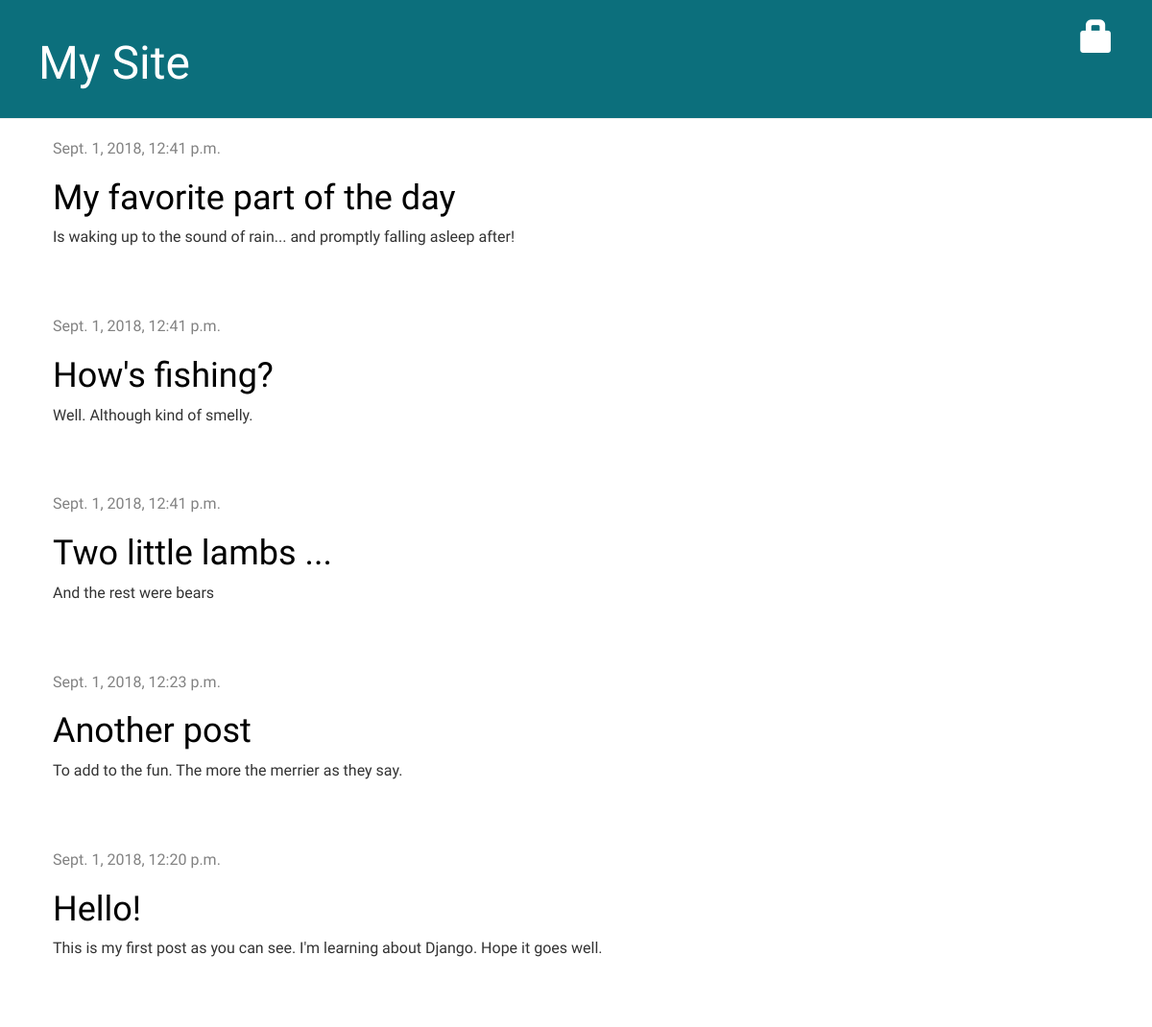
The page / on the database its author committed.
### blog/models.py (models this page shows, shortened)
class Post(models.Model):
    author = models.ForeignKey('auth.User', on_delete=models.CASCADE)
    title = models.CharField(max_length=200)
    text = models.TextField()
    created_date = models.DateTimeField(
        default=timezone.now)
    published_date = models.DateTimeField(
        blank=True, null=True)

### blog/views.py (the view)
# urls.py: path('', views.post_list, name='post_list'),
def post_list(request):
    posts = Post.objects.filter(published_date__lte=timezone.now()).order_by('-published_date')
    return render(request, 'blog/post_list.html', {'posts': posts})

### blog/templates/blog/post_list.html
{% extends 'blog/base.html' %}
{% block content %}
    {% for post in posts %}
        <div class="post">
            <div class="date">
                <p>{{ post.published_date }}</p>
            </div>
            <h1><a href="{% url 'post_detail' pk=post.pk %}">{{ post.title }}</a></h1>
            <p>{{ post.text|linebreaksbr }}</p>
        </div>
    {% endfor %}
{% endblock %}

### blog/templates/blog/base.html (shortened to what this page needs)
{% load static %}
<html>
    <head>
        <link rel="stylesheet" href="//maxcdn.bootstrapcdn.com/bootstrap/3.2.0/css/bootstrap.min.css">
        <link rel="stylesheet" href="//maxcdn.bootstrapcdn.com/bootstrap/3.2.0/css/bootstrap-theme.min.css">
        <link rel="stylesheet" href="{% static 'css/blog.css' %}">
    </head>
    <body>
        <div class="page-header">
            {% if user.is_authenticated %}
                <a href="{% url 'post_new' %}" class="top-menu"><span class="glyphicon glyphicon-plus"></span></a>
                <p class="top-menu">Hello {{ user.username }} <small>(<a href="{% url 'logout' %}?next=/">Log out </a>)</small></p>
            {% else %}
                <a href="{% url 'login' %}" class="top-menu"><span class="glyphicon glyphicon-lock"></span></a>
            {% endif %}
            <h1><a href="/">My Site</a></h1>
        </div>
        <div class="content container">
            <div class="row">
                <div class="col-md-8">
                {% block content %}
                {% endblock %}
                </div>
            </div>
        </div>
    </body>
    </body>
</html>

### blog/static/css/blog.css (style rules this page uses)
h1 a { color: #FCA205; font-family: 'Concert One'; }
.page-header { background-color: #0c6f7c; margin-top: 0; padding: 20px 20px 20px 40px; }
.page-header h1, .page-header h1 a, .page-header h1 a:visited, .page-header h1 a:active { color: #ffffff; font-size: 36pt; text-decoration: none; }
.content { margin-left: 40px; }
h1, h2, h3, h4 { font-family: 'Concert One', cursive; }
p { font-family: Asap; font-size: 16px; }
.date { color: #828282; }
.top-menu, .top-menu:hover, .top-menu:visited { color: #ffffff; float: right; font-size: 26pt; margin-right: 20px; font-family: Concert One; }
.post { margin-bottom: 70px; }
.post h1 a, .post h1 a:visited { color: #000000; }

### rows shown on the page
Post: published_date "Sept. 1, 2018, 12:41 p.m.", title "My favorite part of the day", text "Is waking up to the sound of rain... and promptly falling asleep after!"
Post: published_date "Sept. 1, 2018, 12:41 p.m.", title "How's fishing?", text "Well. Although kind of smelly."
Post: published_date "Sept. 1, 2018, 12:41 p.m.", title "Two little lambs ...", text "And the rest were bears"
Post: published_date "Sept. 1, 2018, 12:23 p.m.", title "Another post", text "To add to the fun. The more the merrier as they say."
Post: published_date "Sept. 1, 2018, 12:20 p.m.", title "Hello!", text "This is my first post as you can see. I'm learning about Django. Hope it goes well."
